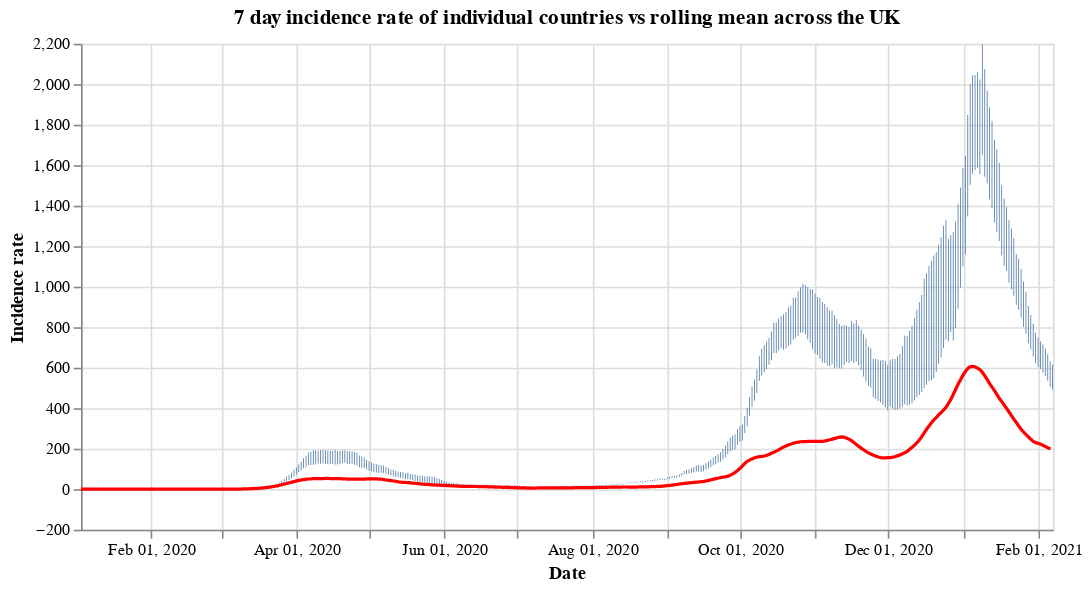

The notebook cell this image was saved under:
### Code cell
#collapse
countries = uk_cases['areaName'].unique()
countries.sort()

selection = alt.selection_single(
    name='Select',
    fields=['areaName'],
    init={'areaName': 'Wales'},
    bind={'areaName': alt.binding_select(options=countries)}
)

# scatter plot, modify opacity based on selection
bars = alt.Chart(uk_cases).mark_bar().add_selection(
    selection
).encode(
    x=alt.X("yearmonthdate(date):T", axis=alt.Axis(title='Date')),
    y=alt.Y("weeklyCasesRate:Q", axis=alt.Axis(title='Incidence rate')),
    tooltip='weeklyCasesRate:Q',
    opacity=alt.condition(selection, alt.value(1), alt.value(0))
).properties(title=f'7 day incidence rate of individual countries vs rolling mean across the UK', width=600)

line = alt.Chart(overview_cases).mark_line(
    color='red',
    size=2,
).transform_window(
    rolling_mean='mean(weeklyCasesRate)',
    frame=[0, 7]
).encode(
    x='yearmonthdate(date):T',
    y='rolling_mean:Q'
)

alt.layer(bars, line)

### Figure 1 — Vega-Lite specification as saved in the notebook (floating-point values rounded to 4 significant figures; data arrays with more than 128 entries replaced by an {"elided": "..."} marker saying what was removed)
{"config": {"view": {"continuousWidth": 400, "continuousHeight": 300}}, "layer": [{"data": {"name": "data-f7d8dedf19efc3b8e4ad631ed3dfbb53"}, "mark": "bar", "encoding": {"opacity": {"condition": {"value": 1, "selection": "Select"}, "value": 0}, "tooltip": {"type": "quantitative", "field": "weeklyCasesRate"}, "x": {"type": "temporal", "axis": {"title": "Date"}, "field": "date", "timeUnit": "yearmonthdate"}, "y": {"type": "quantitative", "axis": {"title": "Incidence rate"}, "field": "weeklyCasesRate"}}, "selection": {"Select": {"type": "single", "fields": ["areaName"], "init": {"areaName": "Wales"}, "bind": {"areaName": {"input": "select", "options": ["England", "Northern Ireland", "Scotland", "Wales"]}}}}, "title": "7 day incidence rate of individual countries vs rolling mean across the UK", "width": 600}, {"data": {"name": "data-b39ac7d9c0079bbfd62fb7aaaef5f3d2"}, "mark": {"type": "line", "color": "red", "size": 2}, "encoding": {"x": {"type": "temporal", "field": "date", "timeUnit": "yearmonthdate"}, "y": {"type": "quantitative", "field": "rolling_mean"}}, "transform": [{"window": [{"op": "mean", "field": "weeklyCasesRate", "as": "rolling_mean"}], "frame": [0, 7]}]}], "$schema": "https://vega.github.io/schema/vega-lite/v4.8.1.json", "datasets": {"data-f7d8dedf19efc3b8e4ad631ed3dfbb53": {"elided": "1604 records"}, "data-b39ac7d9c0079bbfd62fb7aaaef5f3d2": {"elided": "401 records"}}}
